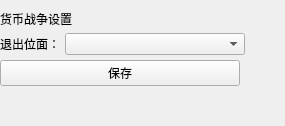
         <widget class="QWidget" name="CurrencyWarTab">
          <attribute name="title">
           <string>货币战争设置</string>
          </attribute>
          <layout class="QVBoxLayout" name="verticalLayout_currency_war">
           <property name="spacing">
            <number>5</number>
           </property>
           <property name="leftMargin">
            <number>0</number>
           </property>
           <property name="topMargin">
            <number>10</number>
           </property>
           <property name="rightMargin">
            <number>0</number>
           </property>
           <property name="bottomMargin">
            <number>0</number>
           </property>
           <item>
            <widget class="QLabel" name="Currency_settings_label">
             <property name="text">
              <string>货币战争设置</string>
             </property>
            </widget>
           </item>
           <item>
            <layout class="QHBoxLayout" name="horizontalLayout_currency_exit_plane">
             <item>
              <widget class="QLabel" name="Currency_exit_plane_label">
               <property name="text">
                <string>退出位面：</string>
               </property>
              </widget>
             </item>
             <item>
              <widget class="QComboBox" name="Currency_exit_plane_combo">
               <property name="sizePolicy">
                <sizepolicy hsizetype="Fixed" vsizetype="Fixed">
                 <horstretch>0</horstretch>
                 <verstretch>0</verstretch>
                </sizepolicy>
               </property>
               <property name="minimumSize">
                <size>
                 <width>180</width>
                 <height>0</height>
                </size>
               </property>
               <property name="maximumSize">
                <size>
                 <width>240</width>
                 <height>16777215</height>
                </size>
               </property>
              </widget>
             </item>
             <item>
              <spacer name="horizontalSpacer_currency_exit_plane">
               <property name="orientation">
                <enum>Qt::Horizontal</enum>
               </property>
               <property name="sizeHint" stdset="0">
                <size>
                 <width>40</width>
                 <height>20</height>
                </size>
               </property>
              </spacer>
             </item>
            </layout>
           </item>
           <item>
            <widget class="QPushButton" name="Currency_save_btn">
             <property name="sizePolicy">
              <sizepolicy hsizetype="Fixed" vsizetype="Fixed">
               <horstretch>0</horstretch>
               <verstretch>0</verstretch>
              </sizepolicy>
             </property>
             <property name="maximumSize">
              <size>
               <width>240</width>
               <height>16777215</height>
              </size>
             </property>
             <property name="text">
              <string>保存</string>
             </property>
            </widget>
           </item>
           <item>
            <spacer name="verticalSpacer_currency_war">
             <property name="orientation">
              <enum>Qt::Vertical</enum>
             </property>
             <property name="sizeHint" stdset="0">
              <size>
               <width>20</width>
               <height>40</height>
              </size>
             </property>
            </spacer>
           </item>
          </layout>
         </widget>
